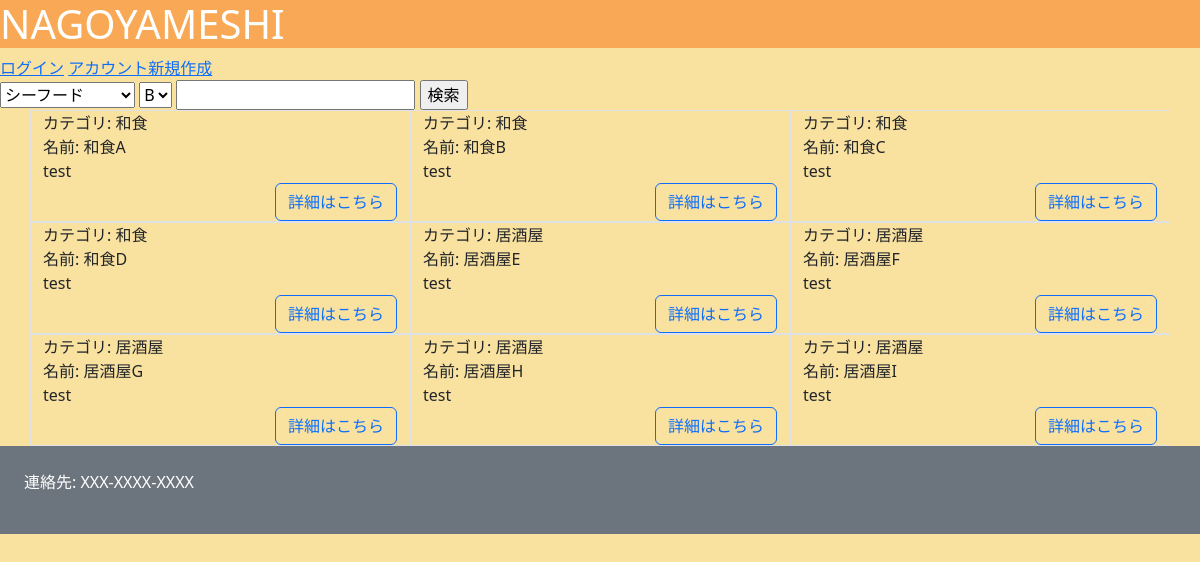
The page / on the database its author committed.
### nagoyameshi/models.py (models this page shows)
class Restaurant(models.Model):
    category        = models.ForeignKey(Category, verbose_name="カテゴリ", on_delete=models.CASCADE)
    name            = models.CharField(verbose_name="名前", max_length=50)
    image           = models.ImageField(verbose_name="画像", upload_to="nagoyameshi/restaurant/image/")
    description     = models.CharField(verbose_name="店舗説明", max_length=500)
    start_at        = models.TimeField(verbose_name="営業開始時間",default=timezone.now)
    end_at          = models.TimeField(verbose_name="営業終了時間",default=timezone.now)
    cost            = models.PositiveIntegerField(verbose_name="価格帯")
    post_code       = models.CharField(verbose_name="郵便番号", max_length=8)
    address         = models.CharField(verbose_name="住所", max_length=100)
    tel             = models.CharField(verbose_name="電話番号", max_length=11)
    created_at      = models.DateTimeField(verbose_name="投稿日時", default=timezone.now)
    updated_at      = models.DateTimeField(verbose_name="更新日時", auto_now=True)

class Category(models.Model):
    name        = models.CharField(verbose_name="名前", max_length=15)
    created_at  = models.DateTimeField(verbose_name="作成日時", default=timezone.now)
    updated_at  = models.DateTimeField(verbose_name="更新日時", auto_now=True)
    def __str__(self):
        return self.name

### nagoyameshi/views.py (the view)
# urls.py: path("",TopView.as_view(), name="top"),
class TopView(View):
    def get(self,request):
        query = Q()
        if"search" in request.GET:
           print(request.GET["search"])
           words = request.GET["search"].replace("　"," ").split(" ")
           print(words)
           for word in words:
               query &= Q(name__icontains=word)
        if "category" in request.GET:
            print( request.GET["category"] )
            if "" != request.GET["category"]:
                query &= Q(category=request.GET["category"])
        restaurants = Restaurant.objects.filter(query)
        categories = Category.objects.all()
        context={
            "restaurants":restaurants,
            "greet":"こんにちは",
            "price":1000,
            "categories":categories
        }
        return render(request,"top.html",context)

### nagoyameshi/templates/top.html (shortened to what this page needs)
{% extends "base.html" %}
{% block main %}
    <form action="" method="">
        <select name="category">
            {% for category in categories %}
            <option value="{{ category.id }}" {% if category.str_id == request.GET.category %}selected{% endif %}>{{ category.name }}</option>
            {% endfor %}
        </select>
        <select name="">
            <option value="" selected>B</option>
        </select>
        <input type="text" name="search" value="{{ request.GET.search }}">
        <input type="submit" value="検索">
    </form>
    <main class="container">
        <div class="row">
    {% for restaurant in restaurants %}
    <div class="border col-4">
        <div>カテゴリ: {{restaurant.category }}</div>
        <div>名前: {{restaurant.name }}</div>
        <div>{{restaurant.description }}</div>
        <div class="text-end">
            <a class="btn btn-outline-primary" href="{% url 'restaurant' restaurant.id %}">詳細はこちら</a>
        </div>
    </div>
    {% endfor %}
</div>
</main>
{% endblock %}

### static/style.css (style rules this page uses)
body { background:#F9E1A0; }

### rows shown on the page
Restaurant: category "和食", name "和食A", description "test"
Restaurant: category "和食", name "和食B", description "test"
Restaurant: category "和食", name "和食C", description "test"
Restaurant: category "和食", name "和食D", description "test"
Restaurant: category "居酒屋", name "居酒屋E", description "test"
Restaurant: category "居酒屋", name "居酒屋F", description "test"
Restaurant: category "居酒屋", name "居酒屋G", description "test"
Restaurant: category "居酒屋", name "居酒屋H", description "test"
Restaurant: category "居酒屋", name "居酒屋I", description "test"

### other values the page prints
form field category "シーフード"
